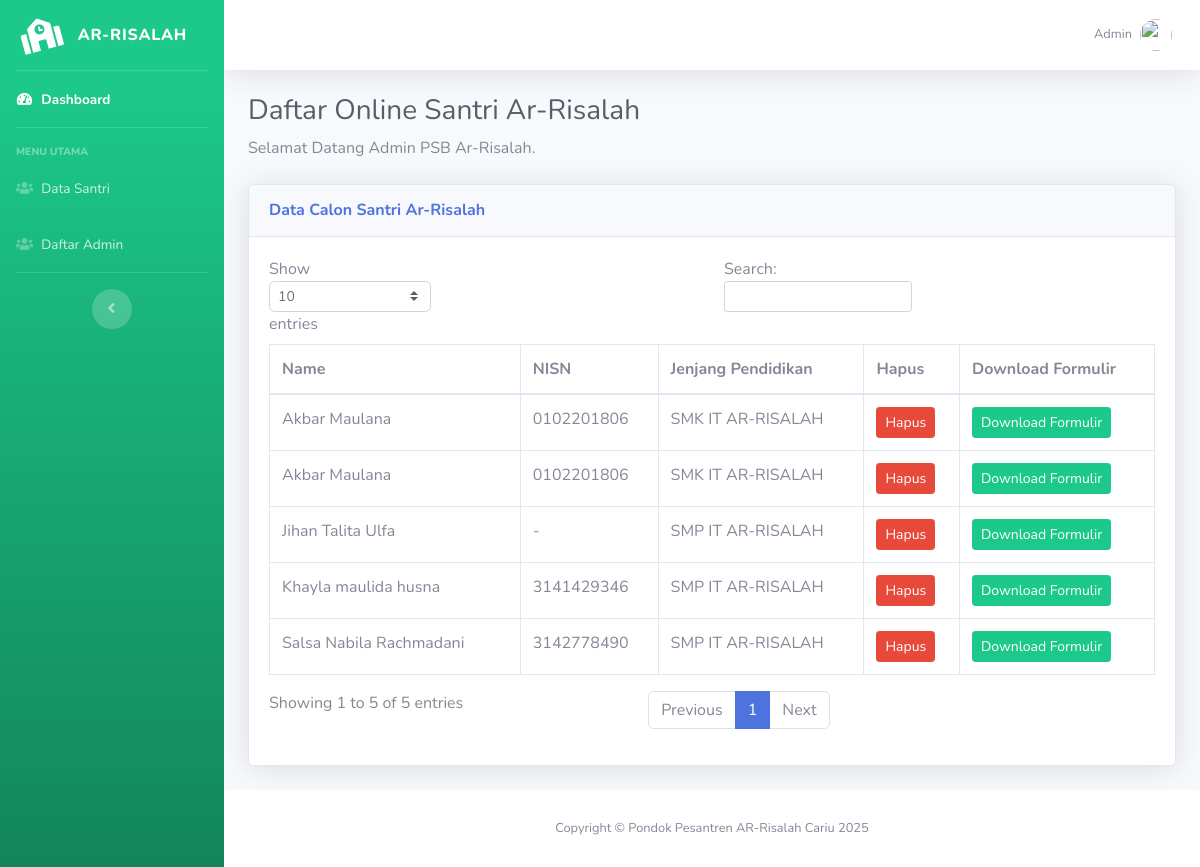
/tables.php, run on the app's committed database.
### tables this page shows
CREATE TABLE `pendidikan_santri` (
  `id_pendidikan` int(11) NOT NULL,
  `id_santri` int(11) DEFAULT NULL,
  `nama_sekolah_asal` varchar(100) DEFAULT NULL,
  `nisn` varchar(20) DEFAULT NULL,
  `tahun_lulus` varchar(10) DEFAULT NULL,
  `no_sttb` varchar(50) DEFAULT NULL,
  `alamat_sekolah` text DEFAULT NULL
);

CREATE TABLE `calon_santri` (
  `id_santri` int(11) NOT NULL,
  `foto` varchar(255) DEFAULT NULL,
  `nama_lengkap` varchar(100) DEFAULT NULL,
  `nama_panggilan` varchar(50) DEFAULT NULL,
  `jenis_kelamin` varchar(20) DEFAULT NULL,
  `jenjang_pendidikan` varchar(50) DEFAULT NULL,
  `tempat_lahir` varchar(50) DEFAULT NULL,
  `tanggal_lahir` date DEFAULT NULL,
  `kewarganegaraan` varchar(50) DEFAULT NULL,
  `hobi` varchar(100) DEFAULT NULL,
  `anak_ke` int(11) DEFAULT NULL,
  `jml_saudara_kandung` int(11) DEFAULT NULL,
  `jml_saudara_tiri` int(11) DEFAULT NULL,
  `jml_saudara_angkat` int(11) DEFAULT NULL,
  `status_santri` varchar(50) DEFAULT NULL,
  `tinggal_dengan` varchar(50) DEFAULT NULL,
  `alamat_lengkap` text DEFAULT NULL,
  `alamat_jalan` varchar(100) DEFAULT NULL,
  `alamat_rt_rw` varchar(20) DEFAULT NULL,
  `alamat_desa` varchar(50) DEFAULT NULL,
  `alamat_kecamatan` varchar(50) DEFAULT NULL,
  `alamat_kabupaten` varchar(50) DEFAULT NULL,
  `alamat_provinsi` varchar(50) DEFAULT NULL,
  `alamat_kodepos` varchar(10) DEFAULT NULL,
  `gol_darah` varchar(5) DEFAULT NULL,
  `riwayat_penyakit` text DEFAULT NULL,
  `kelainan_jasmani` text DEFAULT NULL,
  `berat_badan` int(11) DEFAULT NULL
);

### tables.php (the view, shortened to what this page needs)
<?php
require 'function.php';
$sql = "SELECT
            calon_santri.id_santri,
            calon_santri.nama_lengkap,
            calon_santri.jenjang_pendidikan,
            pendidikan_santri.nisn
        FROM calon_santri
        LEFT JOIN pendidikan_santri
        ON calon_santri.id_santri = pendidikan_santri.id_santri
        ORDER BY calon_santri.id_santri DESC";
$q = mysqli_query($conn, $sql);
?>
<!DOCTYPE html>
<html lang="en">
<head>
    <link href="vendor/fontawesome-free/css/all.min.css" rel="stylesheet" type="text/css">
    <link href="css/sb-admin-2.min.css" rel="stylesheet">
</head>
<body id="page-top">
    <div id="wrapper">
        <ul class="navbar-nav bg-gradient-success sidebar sidebar-dark accordion" id="accordionSidebar">
            <a class="sidebar-brand d-flex align-items-center justify-content-center" href="index.php">
                <div class="sidebar-brand-icon rotate-n-15">
                    <i class="fas fa-school"></i>
                </div>
                <div class="sidebar-brand-text mx-3">Ar-Risalah</div>
            </a>
            <hr class="sidebar-divider my-0">
            <li class="nav-item active">
                <a class="nav-link" href="index.php">
                    <i class="fas fa-fw fa-tachometer-alt"></i>
                    <span>Dashboard</span></a>
            </li>
            <hr class="sidebar-divider">
            <div class="sidebar-heading">
                Menu Utama
            </div>
            <li class="nav-item">
                <a class="nav-link" href="tables.php">
                    <i class="fas fa-users"></i>
                    <span>Data Santri</span>
                </a>
            </li>
            <li class="nav-item">
                <a class="nav-link" href="#">
                    <i class="fas fa-users"></i>
                    <span>Daftar Admin</span>
                </a>
            </li>
            <hr class="sidebar-divider d-none d-md-block">
            <div class="text-center d-none d-md-inline">
                <button class="rounded-circle border-0" id="sidebarToggle"></button>
            </div>
        </ul>
        <div id="content-wrapper" class="d-flex flex-column">
            <div id="content">
                <nav class="navbar navbar-expand navbar-light bg-white topbar mb-4 static-top shadow">
                    <ul class="navbar-nav ml-auto">
                        <li class="nav-item dropdown no-arrow">
                            <a class="nav-link dropdown-toggle" href="#" id="userDropdown" role="button" data-toggle="dropdown" aria-haspopup="true" aria-expanded="false">
                                <span class="mr-2 d-none d-lg-inline text-gray-600 small">Admin</span>
                                <img class="img-profile rounded-circle" src="img/undraw_profile.svg">
                            </a>
                        </li>
                    </ul>
                </nav>
                <div class="container-fluid">
                    <h1 class="h3 mb-2 text-gray-800">Daftar Online Santri Ar-Risalah</h1>
                    <p class="mb-4">Selamat Datang Admin PSB Ar-Risalah.</p>
                    <div class="card shadow mb-4">
                        <div class="card-header py-3">
                            <h6 class="m-0 font-weight-bold text-primary">Data Calon Santri Ar-Risalah</h6>
                        </div>
                        <div class="card-body">
                            <div class="table-responsive">
                                <table class="table table-bordered" id="dataTable" width="100%" cellspacing="0">
                                    <thead>
                                        <tr>
                                            <th>Name</th>
                                            <th>NISN</th>
                                            <th>Jenjang Pendidikan</th>
                                            <th>Hapus</th>
                                            <th>Download Formulir</th>
                                        </tr>
                                    </thead>
                                    <tbody>
                                        <?php while($d = mysqli_fetch_assoc($q)) { ?>
                                        <tr>
                                            <td><?= $d['nama_lengkap'] ?></td>
                                            <td><?= $d['nisn'] ?></td>
                                            <td><?= $d['jenjang_pendidikan'] ?></td>
                                            <td>
                                                <a href="hapus.php?id=<?= $d['id_santri'] ?>"
                                                onclick="return confirm('Yakin hapus data ini?')"
                                                class="btn btn-danger btn-sm">Hapus</a>
                                            </td>
                                             <td>
                                                 <a href="print_form.php?id=<?= $d['id_santri']; ?>"
                                                class="btn btn-success btn-sm"
                                                target="_blank">
                                                Download Formulir
                                                </a>
                                            </td>
                                        </tr>
                                        <?php } ?>
                                    </tbody>
                                </table>
                            </div>
                        </div>
                    </div>
                </div>
            </div>
            <footer class="sticky-footer bg-white">
                <div class="container my-auto">
                    <div class="copyright text-center my-auto">
                        <span>Copyright &copy; Pondok Pesantren AR-Risalah Cariu 2025</span>
                    </div>
                </div>
            </footer>
        </div>
    </div>
</body>
</html>

### data on the page
pendidikan_santri: id_santri.nama_lengkap "Salsa Nabila Rachmadani", nisn "3142778490", id_santri.jenjang_pendidikan "SMP IT AR-RISALAH"
pendidikan_santri: id_santri.nama_lengkap "Akbar Maulana", nisn "0102201806", id_santri.jenjang_pendidikan "SMK IT AR-RISALAH"
pendidikan_santri: id_santri.nama_lengkap "Akbar Maulana", nisn "0102201806", id_santri.jenjang_pendidikan "SMK IT AR-RISALAH"
pendidikan_santri: id_santri.nama_lengkap "Jihan Talita Ulfa", nisn "-", id_santri.jenjang_pendidikan "SMP IT AR-RISALAH"
pendidikan_santri: id_santri.nama_lengkap "Khayla maulida husna", nisn "3141429346", id_santri.jenjang_pendidikan "SMP IT AR-RISALAH"
